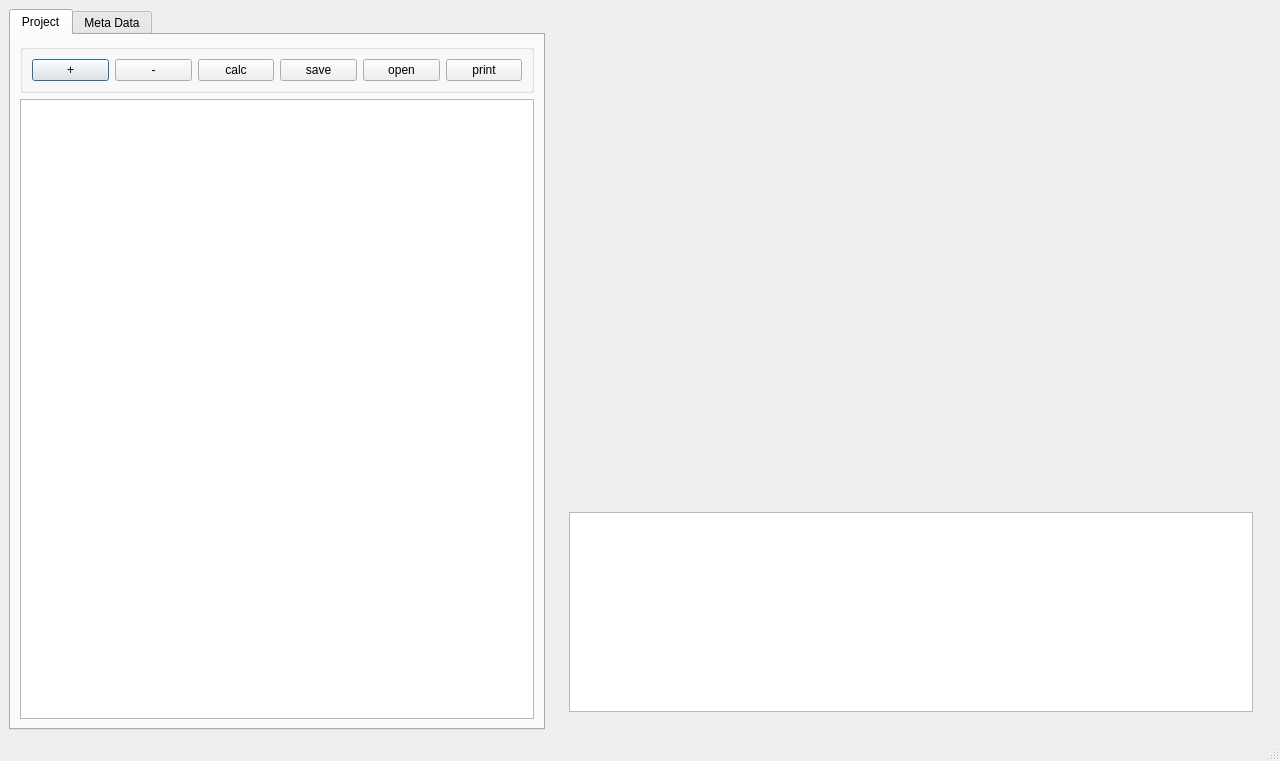
<?xml version="1.0" encoding="UTF-8"?>
<ui version="4.0">
 <class>MainWindow</class>
 <widget class="QMainWindow" name="MainWindow">
  <property name="geometry">
   <rect>
    <x>0</x>
    <y>0</y>
    <width>1280</width>
    <height>761</height>
   </rect>
  </property>
  <property name="windowTitle">
   <string>MainWindow</string>
  </property>
  <widget class="QWidget" name="mainWidget">
   <layout class="QHBoxLayout" name="horizontalLayout_3">
    <item>
     <widget class="QTabWidget" name="tabWidget">
      <property name="sizePolicy">
       <sizepolicy hsizetype="Minimum" vsizetype="Expanding">
        <horstretch>0</horstretch>
        <verstretch>0</verstretch>
       </sizepolicy>
      </property>
      <property name="minimumSize">
       <size>
        <width>320</width>
        <height>720</height>
       </size>
      </property>
      <property name="currentIndex">
       <number>0</number>
      </property>
      <widget class="QWidget" name="projectWidget">
       <attribute name="title">
        <string>Project</string>
       </attribute>
       <layout class="QVBoxLayout" name="verticalLayout_3">
        <item>
         <widget class="QGroupBox" name="groupBox">
          <property name="enabled">
           <bool>true</bool>
          </property>
          <property name="sizePolicy">
           <sizepolicy hsizetype="Preferred" vsizetype="Fixed">
            <horstretch>0</horstretch>
            <verstretch>0</verstretch>
           </sizepolicy>
          </property>
          <property name="minimumSize">
           <size>
            <width>0</width>
            <height>20</height>
           </size>
          </property>
          <property name="baseSize">
           <size>
            <width>0</width>
            <height>30</height>
           </size>
          </property>
          <property name="flat">
           <bool>false</bool>
          </property>
          <layout class="QHBoxLayout" name="horizontalLayout">
           <item>
            <widget class="QPushButton" name="addTrace">
             <property name="acceptDrops">
              <bool>true</bool>
             </property>
             <property name="toolTip">
              <string>Add Trace</string>
             </property>
             <property name="autoFillBackground">
              <bool>false</bool>
             </property>
             <property name="text">
              <string>+</string>
             </property>
             <property name="icon">
              <iconset theme="list-add"/>
             </property>
             <property name="default">
              <bool>true</bool>
             </property>
             <property name="flat">
              <bool>false</bool>
             </property>
            </widget>
           </item>
           <item>
            <widget class="QPushButton" name="removeTrace">
             <property name="toolTip">
              <string>Remove Trace</string>
             </property>
             <property name="text">
              <string>-</string>
             </property>
             <property name="icon">
              <iconset theme="list-remove"/>
             </property>
             <property name="flat">
              <bool>false</bool>
             </property>
            </widget>
           </item>
           <item>
            <widget class="QPushButton" name="recalculateEvents">
             <property name="sizePolicy">
              <sizepolicy hsizetype="Fixed" vsizetype="Fixed">
               <horstretch>0</horstretch>
               <verstretch>0</verstretch>
              </sizepolicy>
             </property>
             <property name="toolTip">
              <string>Calculate Events</string>
             </property>
             <property name="text">
              <string>calc</string>
             </property>
             <property name="icon">
              <iconset theme="view-refresh"/>
             </property>
             <property name="flat">
              <bool>false</bool>
             </property>
            </widget>
           </item>
           <item>
            <widget class="QPushButton" name="saveProject">
             <property name="toolTip">
              <string>Save Project</string>
             </property>
             <property name="autoFillBackground">
              <bool>false</bool>
             </property>
             <property name="text">
              <string>save</string>
             </property>
             <property name="icon">
              <iconset theme="media-floppy"/>
             </property>
             <property name="flat">
              <bool>false</bool>
             </property>
            </widget>
           </item>
           <item>
            <widget class="QPushButton" name="openProject">
             <property name="toolTip">
              <string>Open Project</string>
             </property>
             <property name="text">
              <string>open</string>
             </property>
             <property name="icon">
              <iconset theme="folder-open"/>
             </property>
             <property name="flat">
              <bool>false</bool>
             </property>
            </widget>
           </item>
           <item>
            <widget class="QPushButton" name="printReport">
             <property name="toolTip">
              <string>Print</string>
             </property>
             <property name="text">
              <string>print</string>
             </property>
             <property name="icon">
              <iconset theme="QIcon::ThemeIcon::Printer"/>
             </property>
             <property name="flat">
              <bool>false</bool>
             </property>
            </widget>
           </item>
          </layout>
         </widget>
        </item>
        <item>
         <widget class="QTreeView" name="treeView"/>
        </item>
       </layout>
      </widget>
      <widget class="QWidget" name="metaDataWidget">
       <attribute name="title">
        <string>Meta Data</string>
       </attribute>
       <layout class="QVBoxLayout" name="verticalLayout">
        <item>
         <widget class="QTableWidget" name="metaDataTable">
          <row>
           <property name="text">
            <string>Project name</string>
           </property>
          </row>
          <row>
           <property name="text">
            <string>Location A</string>
           </property>
          </row>
          <row>
           <property name="text">
            <string>Location B</string>
           </property>
          </row>
          <row>
           <property name="text">
            <string>Total distance (km)</string>
           </property>
          </row>
          <row>
           <property name="text">
            <string>Total distance</string>
           </property>
          </row>
          <row>
           <property name="text">
            <string>Launch length (km)</string>
           </property>
          </row>
          <row>
           <property name="text">
            <string>Recieve length (km)</string>
           </property>
          </row>
          <row>
           <property name="text">
            <string>Average loss (dB/km)</string>
           </property>
          </row>
          <row>
           <property name="text">
            <string>Total loss(dB)</string>
           </property>
          </row>
         </widget>
        </item>
       </layout>
      </widget>
     </widget>
    </item>
    <item>
     <widget class="QWidget" name="dataWidget" native="true">
      <property name="sizePolicy">
       <sizepolicy hsizetype="Expanding" vsizetype="Expanding">
        <horstretch>1</horstretch>
        <verstretch>0</verstretch>
       </sizepolicy>
      </property>
      <property name="minimumSize">
       <size>
        <width>720</width>
        <height>720</height>
       </size>
      </property>
      <layout class="QVBoxLayout" name="verticalLayout_2">
       <item>
        <widget class="QWidget" name="graphWidget" native="true">
         <property name="sizePolicy">
          <sizepolicy hsizetype="Expanding" vsizetype="Expanding">
           <horstretch>1</horstretch>
           <verstretch>0</verstretch>
          </sizepolicy>
         </property>
         <property name="minimumSize">
          <size>
           <width>710</width>
           <height>460</height>
          </size>
         </property>
         <layout class="QHBoxLayout" name="horizontalLayout_2">
          <item>
           <layout class="QVBoxLayout" name="graphLayout"/>
          </item>
         </layout>
        </widget>
       </item>
       <item>
        <widget class="QWidget" name="widget" native="true">
         <layout class="QHBoxLayout" name="horizontalLayout_4">
          <item>
           <widget class="QTableView" name="eventTableView">
            <property name="sizePolicy">
             <sizepolicy hsizetype="Preferred" vsizetype="Preferred">
              <horstretch>0</horstretch>
              <verstretch>0</verstretch>
             </sizepolicy>
            </property>
            <property name="minimumSize">
             <size>
              <width>300</width>
              <height>200</height>
             </size>
            </property>
            <property name="sortingEnabled">
             <bool>true</bool>
            </property>
           </widget>
          </item>
         </layout>
        </widget>
       </item>
      </layout>
     </widget>
    </item>
   </layout>
  </widget>
  <widget class="QStatusBar" name="statusbar"/>
 </widget>
 <resources/>
 <connections/>
</ui>
